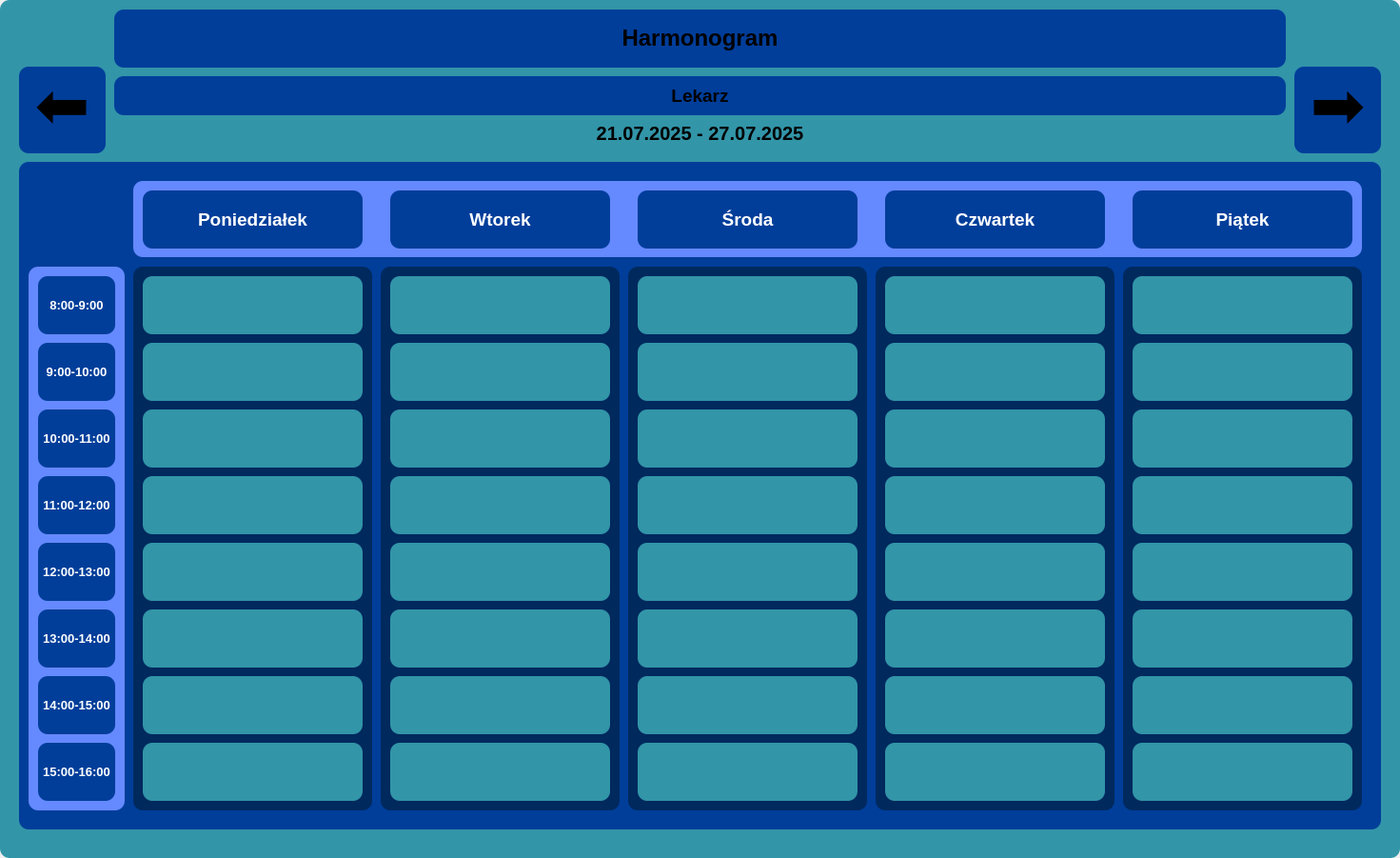
<?xml version="1.0" encoding="UTF-8"?>
<ui version="4.0">
 <class>ScheduleView</class>
 <widget class="QWidget" name="ScheduleView">
  <property name="geometry">
   <rect>
    <x>0</x>
    <y>0</y>
    <width>1471</width>
    <height>901</height>
   </rect>
  </property>
  <property name="windowTitle">
   <string>Form</string>
  </property>
  <widget class="QFrame" name="frame_5">
   <property name="geometry">
    <rect>
     <x>0</x>
     <y>0</y>
     <width>1471</width>
     <height>901</height>
    </rect>
   </property>
   <property name="styleSheet">
    <string notr="true">background-color: rgb(50, 149, 168);
border-radius: 10px;</string>
   </property>
   <property name="frameShape">
    <enum>QFrame::Shape::StyledPanel</enum>
   </property>
   <property name="frameShadow">
    <enum>QFrame::Shadow::Raised</enum>
   </property>
   <widget class="QLabel" name="label_3">
    <property name="geometry">
     <rect>
      <x>120</x>
      <y>10</y>
      <width>1231</width>
      <height>61</height>
     </rect>
    </property>
    <property name="font">
     <font>
      <pointsize>18</pointsize>
      <bold>true</bold>
     </font>
    </property>
    <property name="layoutDirection">
     <enum>Qt::LayoutDirection::RightToLeft</enum>
    </property>
    <property name="styleSheet">
     <string notr="true">background-color: rgb(0, 62, 154);</string>
    </property>
    <property name="text">
     <string>Harmonogram</string>
    </property>
    <property name="textFormat">
     <enum>Qt::TextFormat::RichText</enum>
    </property>
    <property name="alignment">
     <set>Qt::AlignmentFlag::AlignCenter</set>
    </property>
   </widget>
   <widget class="QLabel" name="dateRangeLabel">
    <property name="geometry">
     <rect>
      <x>120</x>
      <y>130</y>
      <width>1231</width>
      <height>20</height>
     </rect>
    </property>
    <property name="font">
     <font>
      <pointsize>15</pointsize>
      <bold>true</bold>
     </font>
    </property>
    <property name="text">
     <string>21.07.2025 - 27.07.2025</string>
    </property>
    <property name="alignment">
     <set>Qt::AlignmentFlag::AlignCenter</set>
    </property>
   </widget>
   <widget class="QLabel" name="docLabel">
    <property name="geometry">
     <rect>
      <x>120</x>
      <y>80</y>
      <width>1231</width>
      <height>41</height>
     </rect>
    </property>
    <property name="font">
     <font>
      <pointsize>14</pointsize>
      <bold>true</bold>
     </font>
    </property>
    <property name="layoutDirection">
     <enum>Qt::LayoutDirection::RightToLeft</enum>
    </property>
    <property name="styleSheet">
     <string notr="true">background-color: rgb(0, 62, 154);</string>
    </property>
    <property name="text">
     <string>Lekarz</string>
    </property>
    <property name="textFormat">
     <enum>Qt::TextFormat::RichText</enum>
    </property>
    <property name="alignment">
     <set>Qt::AlignmentFlag::AlignCenter</set>
    </property>
   </widget>
   <widget class="QFrame" name="frame">
    <property name="geometry">
     <rect>
      <x>20</x>
      <y>170</y>
      <width>1431</width>
      <height>701</height>
     </rect>
    </property>
    <property name="styleSheet">
     <string notr="true">background-color: rgb(0, 62, 154);</string>
    </property>
    <property name="frameShape">
     <enum>QFrame::Shape::StyledPanel</enum>
    </property>
    <property name="frameShadow">
     <enum>QFrame::Shadow::Raised</enum>
    </property>
    <widget class="QFrame" name="frame_11">
     <property name="geometry">
      <rect>
       <x>640</x>
       <y>110</y>
       <width>251</width>
       <height>571</height>
      </rect>
     </property>
     <property name="styleSheet">
      <string notr="true">background-color: rgb(0, 41, 94);</string>
     </property>
     <property name="frameShape">
      <enum>QFrame::Shape::StyledPanel</enum>
     </property>
     <property name="frameShadow">
      <enum>QFrame::Shadow::Raised</enum>
     </property>
     <widget class="QFrame" name="frame20">
      <property name="geometry">
       <rect>
        <x>10</x>
        <y>10</y>
        <width>231</width>
        <height>61</height>
       </rect>
      </property>
      <property name="styleSheet">
       <string notr="true">background-color: rgb(50, 149, 168);</string>
      </property>
      <property name="frameShape">
       <enum>QFrame::Shape::StyledPanel</enum>
      </property>
      <property name="frameShadow">
       <enum>QFrame::Shadow::Raised</enum>
      </property>
     </widget>
     <widget class="QFrame" name="frame21">
      <property name="geometry">
       <rect>
        <x>10</x>
        <y>80</y>
        <width>231</width>
        <height>61</height>
       </rect>
      </property>
      <property name="styleSheet">
       <string notr="true">background-color: rgb(50, 149, 168);</string>
      </property>
      <property name="frameShape">
       <enum>QFrame::Shape::StyledPanel</enum>
      </property>
      <property name="frameShadow">
       <enum>QFrame::Shadow::Raised</enum>
      </property>
     </widget>
     <widget class="QFrame" name="frame22">
      <property name="geometry">
       <rect>
        <x>10</x>
        <y>150</y>
        <width>231</width>
        <height>61</height>
       </rect>
      </property>
      <property name="styleSheet">
       <string notr="true">background-color: rgb(50, 149, 168);</string>
      </property>
      <property name="frameShape">
       <enum>QFrame::Shape::StyledPanel</enum>
      </property>
      <property name="frameShadow">
       <enum>QFrame::Shadow::Raised</enum>
      </property>
     </widget>
     <widget class="QFrame" name="frame23">
      <property name="geometry">
       <rect>
        <x>10</x>
        <y>220</y>
        <width>231</width>
        <height>61</height>
       </rect>
      </property>
      <property name="styleSheet">
       <string notr="true">background-color: rgb(50, 149, 168);</string>
      </property>
      <property name="frameShape">
       <enum>QFrame::Shape::StyledPanel</enum>
      </property>
      <property name="frameShadow">
       <enum>QFrame::Shadow::Raised</enum>
      </property>
     </widget>
     <widget class="QFrame" name="frame24">
      <property name="geometry">
       <rect>
        <x>10</x>
        <y>290</y>
        <width>231</width>
        <height>61</height>
       </rect>
      </property>
      <property name="styleSheet">
       <string notr="true">background-color: rgb(50, 149, 168);</string>
      </property>
      <property name="frameShape">
       <enum>QFrame::Shape::StyledPanel</enum>
      </property>
      <property name="frameShadow">
       <enum>QFrame::Shadow::Raised</enum>
      </property>
     </widget>
     <widget class="QFrame" name="frame25">
      <property name="geometry">
       <rect>
        <x>10</x>
        <y>360</y>
        <width>231</width>
        <height>61</height>
       </rect>
      </property>
      <property name="styleSheet">
       <string notr="true">background-color: rgb(50, 149, 168);</string>
      </property>
      <property name="frameShape">
       <enum>QFrame::Shape::StyledPanel</enum>
      </property>
      <property name="frameShadow">
       <enum>QFrame::Shadow::Raised</enum>
      </property>
     </widget>
     <widget class="QFrame" name="frame26">
      <property name="geometry">
       <rect>
        <x>10</x>
        <y>430</y>
        <width>231</width>
        <height>61</height>
       </rect>
      </property>
      <property name="styleSheet">
       <string notr="true">background-color: rgb(50, 149, 168);</string>
      </property>
      <property name="frameShape">
       <enum>QFrame::Shape::StyledPanel</enum>
      </property>
      <property name="frameShadow">
       <enum>QFrame::Shadow::Raised</enum>
      </property>
     </widget>
     <widget class="QFrame" name="frame27">
      <property name="geometry">
       <rect>
        <x>10</x>
        <y>500</y>
        <width>231</width>
        <height>61</height>
       </rect>
      </property>
      <property name="styleSheet">
       <string notr="true">background-color: rgb(50, 149, 168);</string>
      </property>
      <property name="frameShape">
       <enum>QFrame::Shape::StyledPanel</enum>
      </property>
      <property name="frameShadow">
       <enum>QFrame::Shadow::Raised</enum>
      </property>
     </widget>
    </widget>
    <widget class="QFrame" name="frame_8">
     <property name="geometry">
      <rect>
       <x>380</x>
       <y>110</y>
       <width>251</width>
       <height>571</height>
      </rect>
     </property>
     <property name="styleSheet">
      <string notr="true">background-color: rgb(0, 41, 94);</string>
     </property>
     <property name="frameShape">
      <enum>QFrame::Shape::StyledPanel</enum>
     </property>
     <property name="frameShadow">
      <enum>QFrame::Shadow::Raised</enum>
     </property>
     <widget class="QFrame" name="frame10">
      <property name="geometry">
       <rect>
        <x>10</x>
        <y>10</y>
        <width>231</width>
        <height>61</height>
       </rect>
      </property>
      <property name="styleSheet">
       <string notr="true">background-color: rgb(50, 149, 168);</string>
      </property>
      <property name="frameShape">
       <enum>QFrame::Shape::StyledPanel</enum>
      </property>
      <property name="frameShadow">
       <enum>QFrame::Shadow::Raised</enum>
      </property>
     </widget>
     <widget class="QFrame" name="frame11">
      <property name="geometry">
       <rect>
        <x>10</x>
        <y>80</y>
        <width>231</width>
        <height>61</height>
       </rect>
      </property>
      <property name="styleSheet">
       <string notr="true">background-color: rgb(50, 149, 168);</string>
      </property>
      <property name="frameShape">
       <enum>QFrame::Shape::StyledPanel</enum>
      </property>
      <property name="frameShadow">
       <enum>QFrame::Shadow::Raised</enum>
      </property>
     </widget>
     <widget class="QFrame" name="frame12">
      <property name="geometry">
       <rect>
        <x>10</x>
        <y>150</y>
        <width>231</width>
        <height>61</height>
       </rect>
      </property>
      <property name="styleSheet">
       <string notr="true">background-color: rgb(50, 149, 168);</string>
      </property>
      <property name="frameShape">
       <enum>QFrame::Shape::StyledPanel</enum>
      </property>
      <property name="frameShadow">
       <enum>QFrame::Shadow::Raised</enum>
      </property>
     </widget>
     <widget class="QFrame" name="frame13">
      <property name="geometry">
       <rect>
        <x>10</x>
        <y>220</y>
        <width>231</width>
        <height>61</height>
       </rect>
      </property>
      <property name="styleSheet">
       <string notr="true">background-color: rgb(50, 149, 168);</string>
      </property>
      <property name="frameShape">
       <enum>QFrame::Shape::StyledPanel</enum>
      </property>
      <property name="frameShadow">
       <enum>QFrame::Shadow::Raised</enum>
      </property>
     </widget>
     <widget class="QFrame" name="frame14">
      <property name="geometry">
       <rect>
        <x>10</x>
        <y>290</y>
        <width>231</width>
        <height>61</height>
       </rect>
      </property>
      <property name="styleSheet">
       <string notr="true">background-color: rgb(50, 149, 168);</string>
      </property>
      <property name="frameShape">
       <enum>QFrame::Shape::StyledPanel</enum>
      </property>
      <property name="frameShadow">
       <enum>QFrame::Shadow::Raised</enum>
      </property>
     </widget>
     <widget class="QFrame" name="frame15">
      <property name="geometry">
       <rect>
        <x>10</x>
        <y>360</y>
        <width>231</width>
        <height>61</height>
       </rect>
      </property>
      <property name="styleSheet">
       <string notr="true">background-color: rgb(50, 149, 168);</string>
      </property>
      <property name="frameShape">
       <enum>QFrame::Shape::StyledPanel</enum>
      </property>
      <property name="frameShadow">
       <enum>QFrame::Shadow::Raised</enum>
      </property>
     </widget>
     <widget class="QFrame" name="frame16">
      <property name="geometry">
       <rect>
        <x>10</x>
        <y>430</y>
        <width>231</width>
        <height>61</height>
       </rect>
      </property>
      <property name="styleSheet">
       <string notr="true">background-color: rgb(50, 149, 168);</string>
      </property>
      <property name="frameShape">
       <enum>QFrame::Shape::StyledPanel</enum>
      </property>
      <property name="frameShadow">
       <enum>QFrame::Shadow::Raised</enum>
      </property>
     </widget>
     <widget class="QFrame" name="frame17">
      <property name="geometry">
       <rect>
        <x>10</x>
        <y>500</y>
        <width>231</width>
        <height>61</height>
       </rect>
      </property>
      <property name="styleSheet">
       <string notr="true">background-color: rgb(50, 149, 168);</string>
      </property>
      <property name="frameShape">
       <enum>QFrame::Shape::StyledPanel</enum>
      </property>
      <property name="frameShadow">
       <enum>QFrame::Shadow::Raised</enum>
      </property>
     </widget>
    </widget>
    <widget class="QFrame" name="frame_7">
     <property name="geometry">
      <rect>
       <x>120</x>
       <y>110</y>
       <width>251</width>
       <height>571</height>
      </rect>
     </property>
     <property name="styleSheet">
      <string notr="true">background-color: rgb(0, 41, 94);</string>
     </property>
     <property name="frameShape">
      <enum>QFrame::Shape::StyledPanel</enum>
     </property>
     <property name="frameShadow">
      <enum>QFrame::Shadow::Raised</enum>
     </property>
     <widget class="QFrame" name="frame00">
      <property name="geometry">
       <rect>
        <x>10</x>
        <y>10</y>
        <width>231</width>
        <height>61</height>
       </rect>
      </property>
      <property name="styleSheet">
       <string notr="true">background-color: rgb(50, 149, 168);</string>
      </property>
      <property name="frameShape">
       <enum>QFrame::Shape::StyledPanel</enum>
      </property>
      <property name="frameShadow">
       <enum>QFrame::Shadow::Raised</enum>
      </property>
     </widget>
     <widget class="QFrame" name="frame01">
      <property name="geometry">
       <rect>
        <x>10</x>
        <y>80</y>
        <width>231</width>
        <height>61</height>
       </rect>
      </property>
      <property name="styleSheet">
       <string notr="true">background-color: rgb(50, 149, 168);</string>
      </property>
      <property name="frameShape">
       <enum>QFrame::Shape::StyledPanel</enum>
      </property>
      <property name="frameShadow">
       <enum>QFrame::Shadow::Raised</enum>
      </property>
     </widget>
     <widget class="QFrame" name="frame02">
      <property name="geometry">
       <rect>
        <x>10</x>
        <y>150</y>
        <width>231</width>
        <height>61</height>
       </rect>
      </property>
      <property name="styleSheet">
       <string notr="true">background-color: rgb(50, 149, 168);</string>
      </property>
      <property name="frameShape">
       <enum>QFrame::Shape::StyledPanel</enum>
      </property>
      <property name="frameShadow">
       <enum>QFrame::Shadow::Raised</enum>
      </property>
     </widget>
     <widget class="QFrame" name="frame03">
      <property name="geometry">
       <rect>
        <x>10</x>
        <y>220</y>
        <width>231</width>
        <height>61</height>
       </rect>
      </property>
      <property name="styleSheet">
       <string notr="true">background-color: rgb(50, 149, 168);</string>
      </property>
      <property name="frameShape">
       <enum>QFrame::Shape::StyledPanel</enum>
      </property>
      <property name="frameShadow">
       <enum>QFrame::Shadow::Raised</enum>
      </property>
     </widget>
     <widget class="QFrame" name="frame04">
      <property name="geometry">
       <rect>
        <x>10</x>
        <y>290</y>
        <width>231</width>
        <height>61</height>
       </rect>
      </property>
      <property name="styleSheet">
       <string notr="true">background-color: rgb(50, 149, 168);</string>
      </property>
      <property name="frameShape">
       <enum>QFrame::Shape::StyledPanel</enum>
      </property>
      <property name="frameShadow">
       <enum>QFrame::Shadow::Raised</enum>
      </property>
     </widget>
     <widget class="QFrame" name="frame05">
      <property name="geometry">
       <rect>
        <x>10</x>
        <y>360</y>
        <width>231</width>
        <height>61</height>
       </rect>
      </property>
      <property name="styleSheet">
       <string notr="true">background-color: rgb(50, 149, 168);</string>
      </property>
      <property name="frameShape">
       <enum>QFrame::Shape::StyledPanel</enum>
      </property>
      <property name="frameShadow">
       <enum>QFrame::Shadow::Raised</enum>
      </property>
     </widget>
     <widget class="QFrame" name="frame06">
      <property name="geometry">
       <rect>
        <x>10</x>
        <y>430</y>
        <width>231</width>
        <height>61</height>
       </rect>
      </property>
      <property name="styleSheet">
       <string notr="true">background-color: rgb(50, 149, 168);</string>
      </property>
      <property name="frameShape">
       <enum>QFrame::Shape::StyledPanel</enum>
      </property>
      <property name="frameShadow">
       <enum>QFrame::Shadow::Raised</enum>
      </property>
     </widget>
     <widget class="QFrame" name="frame07">
      <property name="geometry">
       <rect>
        <x>10</x>
        <y>500</y>
        <width>231</width>
        <height>61</height>
       </rect>
      </property>
      <property name="styleSheet">
       <string notr="true">background-color: rgb(50, 149, 168);</string>
      </property>
      <property name="frameShape">
       <enum>QFrame::Shape::StyledPanel</enum>
      </property>
      <property name="frameShadow">
       <enum>QFrame::Shadow::Raised</enum>
      </property>
     </widget>
    </widget>
    <widget class="QFrame" name="frame_10">
     <property name="geometry">
      <rect>
       <x>900</x>
       <y>110</y>
       <width>251</width>
       <height>571</height>
      </rect>
     </property>
     <property name="styleSheet">
      <string notr="true">background-color: rgb(0, 41, 94);</string>
     </property>
     <property name="frameShape">
      <enum>QFrame::Shape::StyledPanel</enum>
     </property>
     <property name="frameShadow">
      <enum>QFrame::Shadow::Raised</enum>
     </property>
     <widget class="QFrame" name="frame30">
      <property name="geometry">
       <rect>
        <x>10</x>
        <y>10</y>
        <width>231</width>
        <height>61</height>
       </rect>
      </property>
      <property name="styleSheet">
       <string notr="true">background-color: rgb(50, 149, 168);</string>
      </property>
      <property name="frameShape">
       <enum>QFrame::Shape::StyledPanel</enum>
      </property>
      <property name="frameShadow">
       <enum>QFrame::Shadow::Raised</enum>
      </property>
     </widget>
     <widget class="QFrame" name="frame31">
      <property name="geometry">
       <rect>
        <x>10</x>
        <y>80</y>
        <width>231</width>
        <height>61</height>
       </rect>
      </property>
      <property name="styleSheet">
       <string notr="true">background-color: rgb(50, 149, 168);</string>
      </property>
      <property name="frameShape">
       <enum>QFrame::Shape::StyledPanel</enum>
      </property>
      <property name="frameShadow">
       <enum>QFrame::Shadow::Raised</enum>
      </property>
     </widget>
     <widget class="QFrame" name="frame32">
      <property name="geometry">
       <rect>
        <x>10</x>
        <y>150</y>
        <width>231</width>
        <height>61</height>
       </rect>
      </property>
      <property name="styleSheet">
       <string notr="true">background-color: rgb(50, 149, 168);</string>
      </property>
      <property name="frameShape">
       <enum>QFrame::Shape::StyledPanel</enum>
      </property>
      <property name="frameShadow">
       <enum>QFrame::Shadow::Raised</enum>
      </property>
     </widget>
     <widget class="QFrame" name="frame33">
      <property name="geometry">
       <rect>
        <x>10</x>
        <y>220</y>
        <width>231</width>
        <height>61</height>
       </rect>
      </property>
      <property name="styleSheet">
       <string notr="true">background-color: rgb(50, 149, 168);</string>
      </property>
      <property name="frameShape">
       <enum>QFrame::Shape::StyledPanel</enum>
      </property>
      <property name="frameShadow">
       <enum>QFrame::Shadow::Raised</enum>
      </property>
     </widget>
     <widget class="QFrame" name="frame34">
      <property name="geometry">
       <rect>
        <x>10</x>
        <y>290</y>
        <width>231</width>
        <height>61</height>
       </rect>
      </property>
      <property name="styleSheet">
       <string notr="true">background-color: rgb(50, 149, 168);</string>
      </property>
      <property name="frameShape">
       <enum>QFrame::Shape::StyledPanel</enum>
      </property>
      <property name="frameShadow">
       <enum>QFrame::Shadow::Raised</enum>
      </property>
     </widget>
     <widget class="QFrame" name="frame35">
      <property name="geometry">
       <rect>
        <x>10</x>
        <y>360</y>
        <width>231</width>
        <height>61</height>
       </rect>
      </property>
      <property name="styleSheet">
       <string notr="true">background-color: rgb(50, 149, 168);</string>
      </property>
      <property name="frameShape">
       <enum>QFrame::Shape::StyledPanel</enum>
      </property>
      <property name="frameShadow">
       <enum>QFrame::Shadow::Raised</enum>
      </property>
     </widget>
     <widget class="QFrame" name="frame36">
      <property name="geometry">
       <rect>
        <x>10</x>
        <y>430</y>
        <width>231</width>
        <height>61</height>
       </rect>
      </property>
      <property name="styleSheet">
       <string notr="true">background-color: rgb(50, 149, 168);</string>
      </property>
      <property name="frameShape">
       <enum>QFrame::Shape::StyledPanel</enum>
      </property>
      <property name="frameShadow">
       <enum>QFrame::Shadow::Raised</enum>
      </property>
     </widget>
     <widget class="QFrame" name="frame37">
      <property name="geometry">
       <rect>
        <x>10</x>
        <y>500</y>
        <width>231</width>
        <height>61</height>
       </rect>
      </property>
      <property name="styleSheet">
       <string notr="true">background-color: rgb(50, 149, 168);</string>
      </property>
      <property name="frameShape">
       <enum>QFrame::Shape::StyledPanel</enum>
      </property>
      <property name="frameShadow">
       <enum>QFrame::Shadow::Raised</enum>
      </property>
     </widget>
    </widget>
    <widget class="QFrame" name="frame_9">
     <property name="geometry">
      <rect>
       <x>1160</x>
       <y>110</y>
       <width>251</width>
       <height>571</height>
      </rect>
     </property>
     <property name="styleSheet">
      <string notr="true">background-color: rgb(0, 41, 94);</string>
     </property>
     <property name="frameShape">
      <enum>QFrame::Shape::StyledPanel</enum>
     </property>
     <property name="frameShadow">
      <enum>QFrame::Shadow::Raised</enum>
     </property>
     <widget class="QFrame" name="frame40">
      <property name="geometry">
       <rect>
        <x>10</x>
        <y>10</y>
        <width>231</width>
        <height>61</height>
       </rect>
      </property>
      <property name="styleSheet">
       <string notr="true">background-color: rgb(50, 149, 168);</string>
      </property>
      <property name="frameShape">
       <enum>QFrame::Shape::StyledPanel</enum>
      </property>
      <property name="frameShadow">
       <enum>QFrame::Shadow::Raised</enum>
      </property>
     </widget>
     <widget class="QFrame" name="frame41">
      <property name="geometry">
       <rect>
        <x>10</x>
        <y>80</y>
        <width>231</width>
        <height>61</height>
       </rect>
      </property>
      <property name="styleSheet">
       <string notr="true">background-color: rgb(50, 149, 168);</string>
      </property>
      <property name="frameShape">
       <enum>QFrame::Shape::StyledPanel</enum>
      </property>
      <property name="frameShadow">
       <enum>QFrame::Shadow::Raised</enum>
      </property>
     </widget>
     <widget class="QFrame" name="frame42">
      <property name="geometry">
       <rect>
        <x>10</x>
        <y>150</y>
        <width>231</width>
        <height>61</height>
       </rect>
      </property>
      <property name="styleSheet">
       <string notr="true">background-color: rgb(50, 149, 168);</string>
      </property>
      <property name="frameShape">
       <enum>QFrame::Shape::StyledPanel</enum>
      </property>
      <property name="frameShadow">
       <enum>QFrame::Shadow::Raised</enum>
      </property>
     </widget>
     <widget class="QFrame" name="frame43">
      <property name="geometry">
       <rect>
        <x>10</x>
        <y>220</y>
        <width>231</width>
        <height>61</height>
       </rect>
      </property>
      <property name="styleSheet">
       <string notr="true">background-color: rgb(50, 149, 168);</string>
      </property>
      <property name="frameShape">
       <enum>QFrame::Shape::StyledPanel</enum>
      </property>
      <property name="frameShadow">
       <enum>QFrame::Shadow::Raised</enum>
      </property>
     </widget>
     <widget class="QFrame" name="frame44">
      <property name="geometry">
       <rect>
        <x>10</x>
        <y>290</y>
        <width>231</width>
        <height>61</height>
       </rect>
      </property>
      <property name="styleSheet">
       <string notr="true">background-color: rgb(50, 149, 168);</string>
      </property>
      <property name="frameShape">
       <enum>QFrame::Shape::StyledPanel</enum>
      </property>
      <property name="frameShadow">
       <enum>QFrame::Shadow::Raised</enum>
      </property>
     </widget>
     <widget class="QFrame" name="frame45">
      <property name="geometry">
       <rect>
        <x>10</x>
        <y>360</y>
        <width>231</width>
        <height>61</height>
       </rect>
      </property>
      <property name="styleSheet">
       <string notr="true">background-color: rgb(50, 149, 168);</string>
      </property>
      <property name="frameShape">
       <enum>QFrame::Shape::StyledPanel</enum>
      </property>
      <property name="frameShadow">
       <enum>QFrame::Shadow::Raised</enum>
      </property>
     </widget>
     <widget class="QFrame" name="frame46">
      <property name="geometry">
       <rect>
        <x>10</x>
        <y>430</y>
        <width>231</width>
        <height>61</height>
       </rect>
      </property>
      <property name="styleSheet">
       <string notr="true">background-color: rgb(50, 149, 168);</string>
      </property>
      <property name="frameShape">
       <enum>QFrame::Shape::StyledPanel</enum>
      </property>
      <property name="frameShadow">
       <enum>QFrame::Shadow::Raised</enum>
      </property>
     </widget>
     <widget class="QFrame" name="frame47">
      <property name="geometry">
       <rect>
        <x>10</x>
        <y>500</y>
        <width>231</width>
        <height>61</height>
       </rect>
      </property>
      <property name="styleSheet">
       <string notr="true">background-color: rgb(50, 149, 168);</string>
      </property>
      <property name="frameShape">
       <enum>QFrame::Shape::StyledPanel</enum>
      </property>
      <property name="frameShadow">
       <enum>QFrame::Shadow::Raised</enum>
      </property>
     </widget>
    </widget>
    <widget class="QFrame" name="frame_3">
     <property name="geometry">
      <rect>
       <x>10</x>
       <y>110</y>
       <width>101</width>
       <height>571</height>
      </rect>
     </property>
     <property name="styleSheet">
      <string notr="true">background-color: rgb(101, 137, 255);
color: white;</string>
     </property>
     <property name="frameShape">
      <enum>QFrame::Shape::StyledPanel</enum>
     </property>
     <property name="frameShadow">
      <enum>QFrame::Shadow::Raised</enum>
     </property>
     <widget class="QLabel" name="label_2">
      <property name="geometry">
       <rect>
        <x>10</x>
        <y>10</y>
        <width>81</width>
        <height>61</height>
       </rect>
      </property>
      <property name="font">
       <font>
        <pointsize>10</pointsize>
        <bold>true</bold>
       </font>
      </property>
      <property name="styleSheet">
       <string notr="true">background-color: rgb(0, 62, 154);</string>
      </property>
      <property name="text">
       <string>8:00-9:00</string>
      </property>
      <property name="alignment">
       <set>Qt::AlignmentFlag::AlignCenter</set>
      </property>
     </widget>
     <widget class="QLabel" name="label_6">
      <property name="geometry">
       <rect>
        <x>10</x>
        <y>80</y>
        <width>81</width>
        <height>61</height>
       </rect>
      </property>
      <property name="font">
       <font>
        <pointsize>10</pointsize>
        <bold>true</bold>
       </font>
      </property>
      <property name="styleSheet">
       <string notr="true">background-color: rgb(0, 62, 154);</string>
      </property>
      <property name="text">
       <string>9:00-10:00</string>
      </property>
      <property name="alignment">
       <set>Qt::AlignmentFlag::AlignCenter</set>
      </property>
     </widget>
     <widget class="QLabel" name="label_7">
      <property name="geometry">
       <rect>
        <x>10</x>
        <y>150</y>
        <width>81</width>
        <height>61</height>
       </rect>
      </property>
      <property name="font">
       <font>
        <pointsize>10</pointsize>
        <bold>true</bold>
       </font>
      </property>
      <property name="styleSheet">
       <string notr="true">background-color: rgb(0, 62, 154);</string>
      </property>
      <property name="text">
       <string>10:00-11:00</string>
      </property>
      <property name="alignment">
       <set>Qt::AlignmentFlag::AlignCenter</set>
      </property>
     </widget>
     <widget class="QLabel" name="label_9">
      <property name="geometry">
       <rect>
        <x>10</x>
        <y>220</y>
        <width>81</width>
        <height>61</height>
       </rect>
      </property>
      <property name="font">
       <font>
        <pointsize>10</pointsize>
        <bold>true</bold>
       </font>
      </property>
      <property name="styleSheet">
       <string notr="true">background-color: rgb(0, 62, 154);</string>
      </property>
      <property name="text">
       <string>11:00-12:00</string>
      </property>
      <property name="alignment">
       <set>Qt::AlignmentFlag::AlignCenter</set>
      </property>
     </widget>
     <widget class="QLabel" name="label_10">
      <property name="geometry">
       <rect>
        <x>10</x>
        <y>290</y>
        <width>81</width>
        <height>61</height>
       </rect>
      </property>
      <property name="font">
       <font>
        <pointsize>10</pointsize>
        <bold>true</bold>
       </font>
      </property>
      <property name="styleSheet">
       <string notr="true">background-color: rgb(0, 62, 154);</string>
      </property>
      <property name="text">
       <string>12:00-13:00</string>
      </property>
      <property name="alignment">
       <set>Qt::AlignmentFlag::AlignCenter</set>
      </property>
     </widget>
     <widget class="QLabel" name="label_14">
      <property name="geometry">
       <rect>
        <x>10</x>
        <y>360</y>
        <width>81</width>
        <height>61</height>
       </rect>
      </property>
      <property name="font">
       <font>
        <pointsize>10</pointsize>
        <bold>true</bold>
       </font>
      </property>
      <property name="styleSheet">
       <string notr="true">background-color: rgb(0, 62, 154);</string>
      </property>
      <property name="text">
       <string>13:00-14:00</string>
      </property>
      <property name="alignment">
       <set>Qt::AlignmentFlag::AlignCenter</set>
      </property>
     </widget>
     <widget class="QLabel" name="label_15">
      <property name="geometry">
       <rect>
        <x>10</x>
        <y>430</y>
        <width>81</width>
        <height>61</height>
       </rect>
      </property>
      <property name="font">
       <font>
        <pointsize>10</pointsize>
        <bold>true</bold>
       </font>
      </property>
      <property name="styleSheet">
       <string notr="true">background-color: rgb(0, 62, 154);</string>
      </property>
      <property name="text">
       <string>14:00-15:00</string>
      </property>
      <property name="alignment">
       <set>Qt::AlignmentFlag::AlignCenter</set>
      </property>
     </widget>
     <widget class="QLabel" name="label_16">
      <property name="geometry">
       <rect>
        <x>10</x>
        <y>500</y>
        <width>81</width>
        <height>61</height>
       </rect>
      </property>
      <property name="font">
       <font>
        <pointsize>10</pointsize>
        <bold>true</bold>
       </font>
      </property>
      <property name="styleSheet">
       <string notr="true">background-color: rgb(0, 62, 154);</string>
      </property>
      <property name="text">
       <string>15:00-16:00</string>
      </property>
      <property name="alignment">
       <set>Qt::AlignmentFlag::AlignCenter</set>
      </property>
     </widget>
    </widget>
    <widget class="QFrame" name="frame_49">
     <property name="geometry">
      <rect>
       <x>120</x>
       <y>20</y>
       <width>1291</width>
       <height>80</height>
      </rect>
     </property>
     <property name="styleSheet">
      <string notr="true">background-color: rgb(101, 137, 255)</string>
     </property>
     <property name="frameShape">
      <enum>QFrame::Shape::StyledPanel</enum>
     </property>
     <property name="frameShadow">
      <enum>QFrame::Shadow::Raised</enum>
     </property>
     <widget class="QLabel" name="label_4">
      <property name="geometry">
       <rect>
        <x>10</x>
        <y>10</y>
        <width>231</width>
        <height>61</height>
       </rect>
      </property>
      <property name="font">
       <font>
        <pointsize>14</pointsize>
        <bold>true</bold>
       </font>
      </property>
      <property name="layoutDirection">
       <enum>Qt::LayoutDirection::RightToLeft</enum>
      </property>
      <property name="styleSheet">
       <string notr="true">background-color: rgb(0, 62, 154);
color: white;
</string>
      </property>
      <property name="text">
       <string>Poniedziałek</string>
      </property>
      <property name="textFormat">
       <enum>Qt::TextFormat::RichText</enum>
      </property>
      <property name="alignment">
       <set>Qt::AlignmentFlag::AlignCenter</set>
      </property>
     </widget>
     <widget class="QLabel" name="label_8">
      <property name="geometry">
       <rect>
        <x>270</x>
        <y>10</y>
        <width>231</width>
        <height>61</height>
       </rect>
      </property>
      <property name="font">
       <font>
        <pointsize>14</pointsize>
        <bold>true</bold>
       </font>
      </property>
      <property name="layoutDirection">
       <enum>Qt::LayoutDirection::RightToLeft</enum>
      </property>
      <property name="styleSheet">
       <string notr="true">background-color: rgb(0, 62, 154);
color: white;</string>
      </property>
      <property name="text">
       <string>Wtorek</string>
      </property>
      <property name="textFormat">
       <enum>Qt::TextFormat::RichText</enum>
      </property>
      <property name="alignment">
       <set>Qt::AlignmentFlag::AlignCenter</set>
      </property>
     </widget>
     <widget class="QLabel" name="label_11">
      <property name="geometry">
       <rect>
        <x>530</x>
        <y>10</y>
        <width>231</width>
        <height>61</height>
       </rect>
      </property>
      <property name="font">
       <font>
        <pointsize>14</pointsize>
        <bold>true</bold>
       </font>
      </property>
      <property name="layoutDirection">
       <enum>Qt::LayoutDirection::RightToLeft</enum>
      </property>
      <property name="styleSheet">
       <string notr="true">background-color: rgb(0, 62, 154);
color: white;</string>
      </property>
      <property name="text">
       <string>Środa</string>
      </property>
      <property name="textFormat">
       <enum>Qt::TextFormat::RichText</enum>
      </property>
      <property name="alignment">
       <set>Qt::AlignmentFlag::AlignCenter</set>
      </property>
     </widget>
     <widget class="QLabel" name="label_12">
      <property name="geometry">
       <rect>
        <x>790</x>
        <y>10</y>
        <width>231</width>
        <height>61</height>
       </rect>
      </property>
      <property name="font">
       <font>
        <pointsize>14</pointsize>
        <bold>true</bold>
       </font>
      </property>
      <property name="layoutDirection">
       <enum>Qt::LayoutDirection::RightToLeft</enum>
      </property>
      <property name="styleSheet">
       <string notr="true">background-color: rgb(0, 62, 154);
color: white;
</string>
      </property>
      <property name="text">
       <string>Czwartek</string>
      </property>
      <property name="textFormat">
       <enum>Qt::TextFormat::RichText</enum>
      </property>
      <property name="alignment">
       <set>Qt::AlignmentFlag::AlignCenter</set>
      </property>
     </widget>
     <widget class="QLabel" name="label_13">
      <property name="geometry">
       <rect>
        <x>1050</x>
        <y>10</y>
        <width>231</width>
        <height>61</height>
       </rect>
      </property>
      <property name="font">
       <font>
        <pointsize>14</pointsize>
        <bold>true</bold>
       </font>
      </property>
      <property name="layoutDirection">
       <enum>Qt::LayoutDirection::RightToLeft</enum>
      </property>
      <property name="styleSheet">
       <string notr="true">background-color: rgb(0, 62, 154);
color: white;</string>
      </property>
      <property name="text">
       <string>Piątek</string>
      </property>
      <property name="textFormat">
       <enum>Qt::TextFormat::RichText</enum>
      </property>
      <property name="alignment">
       <set>Qt::AlignmentFlag::AlignCenter</set>
      </property>
     </widget>
    </widget>
   </widget>
   <widget class="QFrame" name="frame_50">
    <property name="geometry">
     <rect>
      <x>20</x>
      <y>70</y>
      <width>91</width>
      <height>91</height>
     </rect>
    </property>
    <property name="styleSheet">
     <string notr="true">background-color: rgb(0, 62, 154);</string>
    </property>
    <property name="frameShape">
     <enum>QFrame::Shape::StyledPanel</enum>
    </property>
    <property name="frameShadow">
     <enum>QFrame::Shadow::Raised</enum>
    </property>
    <widget class="QPushButton" name="arrowLeft">
     <property name="geometry">
      <rect>
       <x>10</x>
       <y>0</y>
       <width>71</width>
       <height>81</height>
      </rect>
     </property>
     <property name="font">
      <font>
       <pointsize>52</pointsize>
      </font>
     </property>
     <property name="text">
      <string>⬅️</string>
     </property>
    </widget>
   </widget>
   <widget class="QFrame" name="frame_98">
    <property name="geometry">
     <rect>
      <x>1360</x>
      <y>70</y>
      <width>91</width>
      <height>91</height>
     </rect>
    </property>
    <property name="styleSheet">
     <string notr="true">background-color: rgb(0, 62, 154);</string>
    </property>
    <property name="frameShape">
     <enum>QFrame::Shape::StyledPanel</enum>
    </property>
    <property name="frameShadow">
     <enum>QFrame::Shadow::Raised</enum>
    </property>
    <widget class="QPushButton" name="arrowRight">
     <property name="geometry">
      <rect>
       <x>10</x>
       <y>0</y>
       <width>71</width>
       <height>81</height>
      </rect>
     </property>
     <property name="font">
      <font>
       <pointsize>52</pointsize>
      </font>
     </property>
     <property name="text">
      <string>➡️</string>
     </property>
    </widget>
   </widget>
  </widget>
 </widget>
 <resources/>
 <connections/>
</ui>
